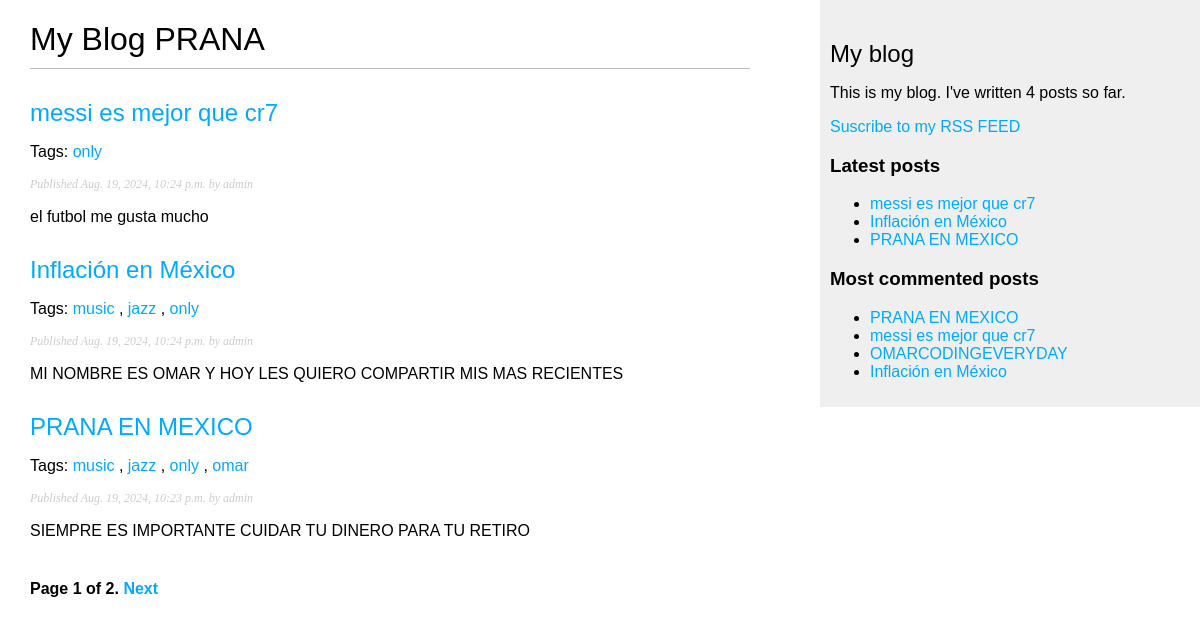
The page /blog/ on the database as committed earlier.
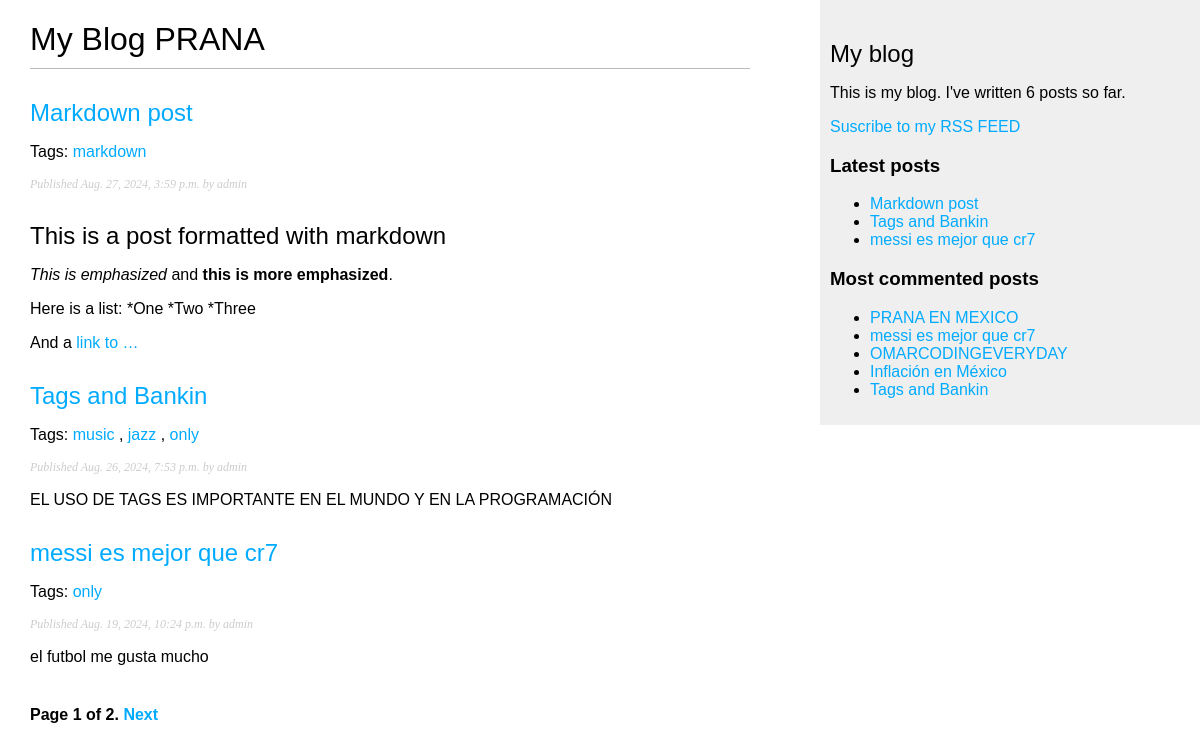
The same page on the database as committed later.
### blog/models.py (models this page shows, shortened)
class Post(models.Model):
    tags = TaggableManager()
    class Status(models.TextChoices):
        DRAFT = 'DF', 'Draft'
        PUBLISHED = 'PB', 'Published'
    title = models.CharField(max_length=250)
    slug = models.SlugField(
        max_length=250,
        unique_for_date='publish'
    )
    author = models.ForeignKey(
        settings.AUTH_USER_MODEL,
        on_delete=models.CASCADE,
        related_name='blog_posts'
    )
    body = models.TextField()
    publish = models.DateTimeField(default=timezone.now)
    created = models.DateTimeField(auto_now_add=True)
    updated = models.DateTimeField(auto_now=True)
    status = models.CharField(
        max_length=2,
        choices=Status,
        default=Status.DRAFT
    )
    objects = models.Manager()  # The default manager.
    published = PublishedManager()  # Our custom manager.
    class Meta:
        ordering = ['-publish']
        indexes = [
            models.Index(fields=['-publish']),
        ]
    def get_absolute_url(self):
        return reverse(
            'blog:post_detail',
            args=[
                self.publish.year,
                self.publish.month,
                self.publish.day,
                self.slug,
            ],
        )

### blog/views.py (the view)
# urls.py: path('', views.post_list, name='post_list'),
def post_list(request, tag_slug=None):
    post_list = Post.published.all()
    tag = None
    if tag_slug:
        tag = get_object_or_404(Tag, slug=tag_slug)
        post_list = post_list.filter(tags__in=[tag])
    paginator = Paginator(post_list, 3)
    page_number = request.GET.get('page', 1)
    try:
        posts = paginator.page(page_number)
    except PageNotAnInteger:
        posts = paginator.page(1)
    except EmptyPage:
        posts = paginator.page(paginator.num_pages)
    return render(
        request,
        'blog/post/list.html',
        {
            'posts': posts,
            'tag':tag
            }
    )

### blog/models.py (called while the page is built)
    def get_queryset(self):
        return (
            super().get_queryset().filter(status=Post.Status.PUBLISHED)
        )

### blog/templatetags/blog_tags.py (called while the page is built)
@register.filter(name='markdown')
def markdown_format(text):
    return mark_safe(markdown.markdown(text))

@register.simple_tag
def total_posts():
    return Post.published.count()

@register.inclusion_tag('blog/post/latest_posts.html')
def show_latest_posts(count=5):
    latest_posts = Post.published.order_by('-publish')[:count]
    return {'latest_posts': latest_posts}

@register.simple_tag
def get_most_commented_posts(count=5):
    return Post.published.annotate(
        total_comments=Count('comments')
    ).order_by('-total_comments')[:count]

### blog/templates/blog/post/list.html (shortened to what this page needs)
{% extends "blog/base.html" %}
{% load blog_tags %}
{% block content %}
  <h1>My Blog PRANA </h1>
  {% for post in posts %}
    <h2>
      <a href="{{ post.get_absolute_url }}">
        {{ post.title }}
      </a>
    </h2>
    <p class="tags">
      Tags:
      {% for tag in post.tags.all %}
        <a href="{% url "blog:post_list_by_tag" tag.slug %}">
          {{ tag.name }}
        </a>{% if not forloop.last %}, {% endif %}
      {% endfor %}
    </p>
    <p class="date">
      Published {{ post.publish }} by {{ post.author }}
    </p>
    {{ post.body|markdown|truncatewords_html:30 }}
  {% endfor %}
  {% include "pagination.html" with page=posts%}
{% endblock %}

### blog/templates/blog/base.html (shortened to what this page needs)
{% load blog_tags %}
{% load static %}
<!DOCTYPE html>
<html>
<head>
  <link href="{% static "css/blog.css" %}" rel="stylesheet">
</head>
<body>
  <div id="content">
    {% block content %}
    {% endblock %}
  </div>
  <div id="sidebar">
    <h2>My blog</h2>
    <p>This is my blog.
       I've written {% total_posts %} posts so far.
    </p>
    <p>
      <a href="{% url "blog:post_feed" %}">
        Suscribe to my RSS FEED
      </a>
    </p>
    <h3>Latest posts</h3>
    {% show_latest_posts 3 %}
    <h3>Most commented posts</h3>
    {% get_most_commented_posts as most_commented_posts %}
    <ul>
      {% for post in most_commented_posts %}
        <li>
          <a href="{{ post.get_absolute_url }}">{{ post.title }}</a>
        </li>
      {% endfor %}
    </ul>
  </div>
</body>
</html>

### blog/templates/blog/post/latest_posts.html
<ul>
    {% for post in latest_posts %}
      <li>
        <a href="{{ post.get_absolute_url }}">{{ post.title }}</a>
      </li>
    {% endfor %}
  </ul>

Rows that differ between the two databases and show on the page:
no longer on one of the page's lists (row unchanged): Post: title "PRANA EN MEXICO", publish "Aug. 19, 2024, 10:23 p.m.", author "admin", body "SIEMPRE ES IMPORTANTE CUIDAR TU DINERO PARA TU RETIRO"
no longer on one of the page's lists (row unchanged): Post: title "Inflación en México", publish "Aug. 19, 2024, 10:24 p.m.", author "admin", body "MI NOMBRE ES OMAR Y HOY LES QUIERO COMPARTIR MIS MAS RECIENTES"
added Post: title "Markdown post", publish "Aug. 27, 2024, 3:59 p.m.", author "admin", body "This is a post formatted with markdown This is emphasized and this is more emphasized . Here is a list: *One *Two *Three And a link to …"
added Tag: name "markdown", shown under "Markdown post"
added Post: title "Tags and Bankin", publish "Aug. 26, 2024, 7:53 p.m.", author "admin", body "EL USO DE TAGS ES IMPORTANTE EN EL MUNDO Y EN LA PROGRAMACIÓN", Tag (name "music"), Tag (name "jazz"), Tag (name "only")
computed for Post "PRANA EN MEXICO": loses Tag (name "omar"); loses Tag (name "music"); loses Tag (name "jazz"); loses Tag (name "only")
computed for Post "Inflación en México": loses Tag (name "music"); loses Tag (name "jazz"); loses Tag (name "only")
Other text that changed with them:
text no longer shown: "4"
text now shown: "6"
